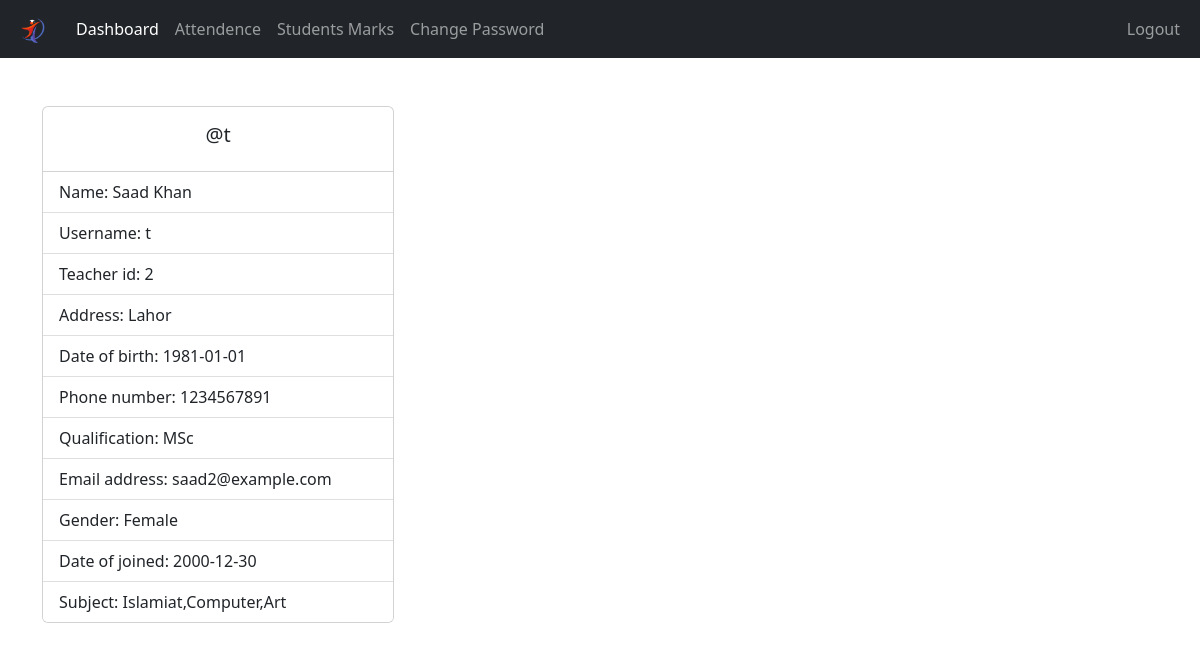
The app's page /UI/Teacher/index.php (signed in) with its own data.
### tables this page shows
CREATE TABLE `teacher` (
  `idTeacher` int(11) NOT NULL AUTO_INCREMENT,
  `userID` int(11) NOT NULL,
  `name` varchar(45) NOT NULL,
  `gender` varchar(10) NOT NULL,
  `email` varchar(45) DEFAULT NULL,
  `phone_no` varchar(45) DEFAULT NULL,
  `Education` varchar(45) NOT NULL,
  `Address` varchar(45) DEFAULT NULL,
  `DOB` date NOT NULL,
  `CNIC_NO` varchar(45) NOT NULL,
  `Date_of_joining` date NOT NULL,
  PRIMARY KEY (`idTeacher`),
  UNIQUE KEY `CNIC_NO_UNIQUE` (`CNIC_NO`),
  KEY `fk_Teacher_USER1_idx` (`userID`),
  CONSTRAINT `fk_Teacher_USER1` FOREIGN KEY (`userID`) REFERENCES `user` (`UserID`)
);

CREATE TABLE `user` (
  `UserID` int(11) NOT NULL AUTO_INCREMENT,
  `username` varchar(45) NOT NULL,
  `password` varchar(45) DEFAULT NULL,
  `Role` enum('Teacher','Admin','Student') NOT NULL,
  PRIMARY KEY (`UserID`)
);

CREATE TABLE `teacher_subjects` (
  `TeacherId` int(11) NOT NULL,
  `SubID` int(11) NOT NULL,
  PRIMARY KEY (`TeacherId`,`SubID`),
  KEY `fk_Teacher_has_Subject_Subject1_idx` (`SubID`),
  KEY `fk_Teacher_has_Subject_Teacher1_idx` (`TeacherId`),
  CONSTRAINT `fk_Teacher_has_Subject_Subject1` FOREIGN KEY (`SubID`) REFERENCES `subject` (`idSubject`) ON DELETE CASCADE,
  CONSTRAINT `fk_Teacher_has_Subject_Teacher1` FOREIGN KEY (`TeacherId`) REFERENCES `teacher` (`idTeacher`) ON DELETE CASCADE
);

CREATE TABLE `subject` (
  `idSubject` int(11) NOT NULL AUTO_INCREMENT,
  `name` varchar(45) NOT NULL,
  PRIMARY KEY (`idSubject`)
);

### UI/Teacher/data/teacher.php (called while the page is built, shortened)
<?php
function getTeacherById($teacher_id, $conn){
   $sql = "select * from teacher t inner join user u on t.userID=u.UserID
           WHERE idTeacher=?";
   $stmt = $conn->prepare($sql);
   $stmt->execute([$teacher_id]);
   if ($stmt->rowCount() == 1) {
     $teacher = $stmt->fetch();
     return $teacher;
   }else {
    return 0;
   }
}
function getTeachersSubjects($teacher_id, $conn)
{
  $sql = "SELECT ts.TeacherId, s.idSubject, s.name AS subject_name, t.name AS teacher_name
            FROM subject s
            INNER JOIN teacher_subjects ts ON s.idSubject = ts.SubID
            INNER JOIN teacher t ON ts.TeacherId = t.idTeacher
            WHERE ts.TeacherId=?";
  $stmt = $conn->prepare($sql);
  $stmt->execute([$teacher_id]);
  $results = $stmt->fetchAll(PDO::FETCH_ASSOC);
  if (empty($results)) {
    return 0;
  } else {
    return $results;
  }
}

### UI/Teacher/index.php (the view, shortened to what this page needs)
<?php
if (
  isset($_SESSION['idTeacher']) &&
  isset($_SESSION['role'])
) {
  if ($_SESSION['role'] == 'Teacher') {
    include "../DB_connection.php";
    include "data/teacher.php";
    $teacher_id = $_SESSION['idTeacher'];
    $teacher = getTeacherById($teacher_id, $conn);
    ?>
    <!DOCTYPE html>
    <html lang="en">
    <head>
      <link rel="stylesheet" href="https://cdn.jsdelivr.net/npm/bootstrap@5.2.0/dist/css/bootstrap.min.css">
      <link rel="stylesheet" href="../css/style.css">
      <link rel="stylesheet" href="https://cdnjs.cloudflare.com/ajax/libs/font-awesome/4.7.0/css/font-awesome.min.css">
    </head>
    <body>
      <?php
      include "inc/navbar.php";
      if ($teacher != 0) {
        ?>
        <div class="container mt-5">
          <div class="card" style="width: 22rem;">
            <div class="card-body">
              <h5 class="card-title text-center">@<?= $teacher['username'] ?></h5>
            </div>
            <ul class="list-group list-group-flush">
              <li class="list-group-item">Name: <?= $teacher['name'] ?></li>
              <li class="list-group-item">Username: <?= $teacher['username'] ?></li>
              <li class="list-group-item">Teacher id: <?= $teacher['idTeacher'] ?></li>
              <li class="list-group-item">Address: <?= $teacher['Address'] ?></li>
              <li class="list-group-item">Date of birth: <?= $teacher['DOB'] ?></li>
              <li class="list-group-item">Phone number: <?= $teacher['phone_no'] ?></li>
              <li class="list-group-item">Qualification: <?= $teacher['Education'] ?></li>
              <li class="list-group-item">Email address: <?= $teacher['email'] ?></li>
              <li class="list-group-item">Gender: <?= $teacher['gender'] ?></li>
              <li class="list-group-item">Date of joined: <?= $teacher['Date_of_joining'] ?></li>
              <li class="list-group-item">Subject:
                <?php
                $subjects = getTeachersSubjects($teacher['idTeacher'], $conn);
                if ($subjects !== 0) {
                  $i = 1;
                  foreach ($subjects as $subject) {
                    if ($i > 1) {
                      echo ",";
                    }
                    echo $subject['subject_name'];
                    $i++;
                  }
                } else {
                  echo "No data found.";
                }
                ?>
              </li>
            </ul>
          </div>
        </div>
        <?php
      } else {
        echo "h3";
      }
      ?>
    </body>
    </html>
    <?php
  } else {
    echo "h2";
  }
} else {
  header("Location: ../login.php");
  exit;
}
?>

### records on screen
teacher: userID.username "t", name "Saad Khan", idTeacher "2", Address "Lahor", DOB "1981-01-01", phone_no "1234567891", Education "MSc", email "saad2@example.com", gender "Female", Date_of_joining "2000-12-30"
teacher_subjects: SubID.name "Islamiat"
teacher_subjects: SubID.name "Computer"
teacher_subjects: SubID.name "Art"
